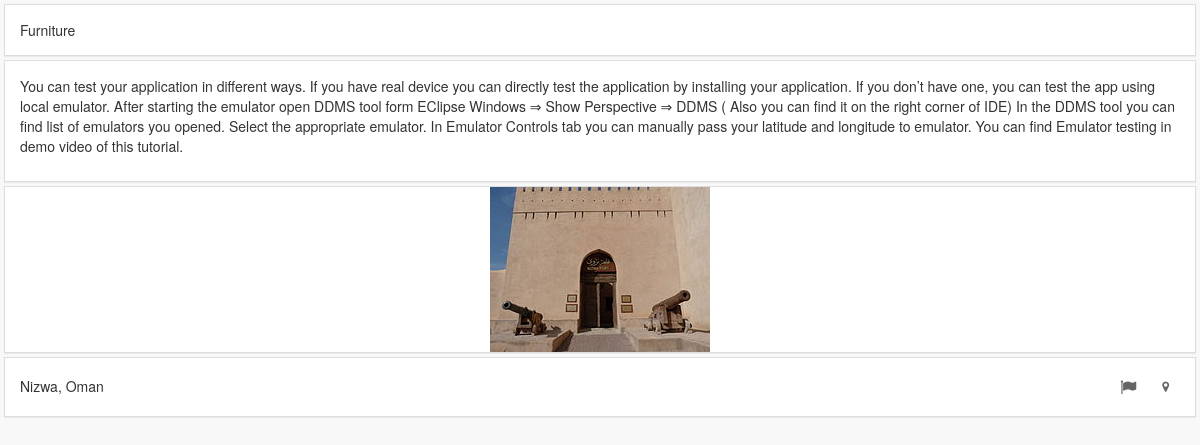
/appactivitesconntents/iteminfo.php?id=211, run on the app's committed database.
### tables this page shows
CREATE TABLE IF NOT EXISTS `item` (
`item_id` int(11) NOT NULL,
  `item_type` int(11) NOT NULL,
  `item_admin_creator` int(11) NOT NULL,
  `item_place` int(11) NOT NULL,
  `item_name` varchar(45) NOT NULL,
  `item_add_date` timestamp NOT NULL DEFAULT CURRENT_TIMESTAMP,
  `item_description` text NOT NULL,
  `status_view` int(11) NOT NULL DEFAULT '1' COMMENT '1 is disaplay for all\n0 is no',
  `item_last_update` timestamp NULL DEFAULT NULL
);

CREATE TABLE IF NOT EXISTS `item_type` (
`itemtype_id` int(11) NOT NULL,
  `itemtype_name` varchar(45) NOT NULL
);

CREATE TABLE IF NOT EXISTS `place` (
`place_id` int(11) NOT NULL,
  `place_type` int(11) NOT NULL,
  `place_name` varchar(45) NOT NULL,
  `address` varchar(132) DEFAULT NULL,
  `place_location_lat` float DEFAULT NULL,
  `place_location_lng` float DEFAULT NULL,
  `place_admin_creator` int(11) NOT NULL,
  `view` int(1) NOT NULL DEFAULT '1' COMMENT '1 view , 0 unview',
  `description` text NOT NULL,
  `create_date` timestamp NOT NULL DEFAULT CURRENT_TIMESTAMP,
  `last_update` timestamp NOT NULL DEFAULT CURRENT_TIMESTAMP
);

### appactivitesconntents/server/appdboperations.php (called while the page is built, shortened)
<?php
class appdboperations {
     public static function getItemInformation($itemid) {
        try {
            $dbh = new PDO("mysql:host=" . DB_HOST . ";dbname=" . DB_NAME . "", DB_USERNAME, DB_PASSWORD, array(PDO::MYSQL_ATTR_INIT_COMMAND => "SET NAMES 'utf8'"));
            $dbh->setAttribute(PDO::ATTR_ERRMODE, PDO::ERRMODE_EXCEPTION);
            $sql = "SELECT
                    item.item_id AS itemid,
                    item_type.itemtype_id AS itemtypeid,
                    item_type.itemtype_name AS itemtype,
                    place.place_id AS placeid,
                    place.place_name AS placename,
                    place_type.place_name AS placetype,
                    item.item_name AS itemname,
                    DATE(item.item_add_date) AS createdate,
                    item.item_description AS description,
                    place.place_location_lat AS locationlat,
                    place.place_location_lng AS locationlong,
                    place.address
                  FROM item
                    INNER JOIN item_type
                      ON item.item_type = item_type.itemtype_id
                    INNER JOIN place
                      ON item.item_place = place.place_id
                    INNER JOIN place_type
                      ON place.place_type = place_type.place_id
                  WHERE item.item_id = :id";
            $stmt = $dbh->prepare($sql);
            $stmt->bindParam(":id", $itemid, PDO::PARAM_INT);
            $stmt->execute();
            $result = $stmt->fetchAll(PDO::FETCH_ASSOC);
            return $result[0];
        } catch (PDOException $e) {
            echo $e->getMessage();
        }
    }
       public static function getItemImage($itemid) {
        try {
            $dbh = new PDO("mysql:host=" . DB_HOST . ";dbname=" . DB_NAME . "", DB_USERNAME, DB_PASSWORD, array(PDO::MYSQL_ATTR_INIT_COMMAND => "SET NAMES 'utf8'"));
            $sql = "SELECT
                    item_image.id_item_image,
                    item_image.image_title,
                    item_image.image_path
                  FROM item_image
                  WHERE item_image.item_id = :id";
            $data = array();
            $stmt = $dbh->prepare($sql);
            $stmt->bindParam(":id", $itemid, PDO::PARAM_INT);
            $stmt->execute();
            $result = $stmt->fetchAll(PDO::FETCH_ASSOC);
            $index = 0;
            foreach ($result as $row) {
                $data[$index] = $row["image_path"].$row["image_title"];
                $index++;
            }
            return $data;
        } catch (PDOException $e) {
            echo $e->getMessage();
        }
    }
}

### appactivitesconntents/iteminfo.php (the view, shortened to what this page needs)
<?php
try {
    include_once './server/appdboperations.php';
    $item = appdboperations::getItemInformation($_GET["id"]);
    ?>
    <html>
        <head>
            <link href="css/main.css" rel="stylesheet" type="text/css"/>
        </head>
        <body>
            <section class="main-placeinformation-section">
                <div class="panel panel-default placeinformation-card">
                    <div class="panel-body">
                        <span><?php echo $item["itemtype"] ?></span>
                    </div>
                </div>
                <div class="panel panel-default placeinformation-card">
                    <div class="panel-body">
                        <p><?php echo $item["description"] ?></p>
                    </div>
                </div>
                <?php
                $itemimages = appdboperations::getItemImage($_GET["id"]);
                if (count($itemimages) > 0) {
                    for ($index = 0; $index < count($itemimages); $index++) {
                        ?>
                        <div class="panel panel-default placeinformation-card">
                            <div class="panel-image">
                                <center>
                                    <img style="max-width: 100%;" src="<?php echo $itemimages[$index]; ?>" class="panel-image-preview" />
                                </center>
                            </div>
                        </div>
                        <?php
                    }
                }
                ?>
                <div class="panel panel-default placeinformation-card">
                    <div class="panel-body">
                        <span style="float: left; margin-top: 3px;" id="place-address"><?php echo $item["address"] ?></span>
                        <span style="float: right;">
                            <a href="*openplace~<?php echo $item["placeid"]; ?>~<?php echo $item["placename"] . " " . $item["placetype"]; ?>" class="btn btn-sm"><i class="fa fa-flag card-icon"></i></a>
                            <a href="*map~<?php echo $item["locationlat"]; ?>~<?php echo $item["locationlong"]; ?>" class="btn btn-sm" style=""><i class="fa fa-map-marker"></i></a>
                        </span>
                    </div>
                </div>
            </section>
        </body>
    </html>
    <?php
} catch (Exception $ex) {
}

### appactivitesconntents/css/main.css (style rules this page uses)
* { -webkit-touch-callout: none; -webkit-user-select: none; }
body { background: #f8f8f8; }
a { color: #666666; }
a:link { text-decoration: none; color: #666666; }
.panel { margin: 0px; }
.card-icon { font-size: 16px; }
.main-placeinformation-section { margin-top: 4px; }
.placeinformation-card { margin-bottom: 4px; border-radius: 0px; margin-left: 4px; margin-right: 4px; }

### data on the page
item: item_type.itemtype_name "Furniture", item_description "You can test your application in different ways. If you have real device you can directly test the application by installing your application. If you don’t have one, you can test the app using local emulator. After starting the emulator open DDMS tool form EClipse Windows ⇒ Show Perspective ⇒ DDMS ( Also you can find it on the right corner of IDE) In the DDMS tool you can find list of emulators you opened. Select the appropriate emulator. In Emulator Controls tab you can manually pass your latitude and longitude to emulator. You can find Emulator testing in demo video of this tutorial.", place.address "Nizwa, Oman"
